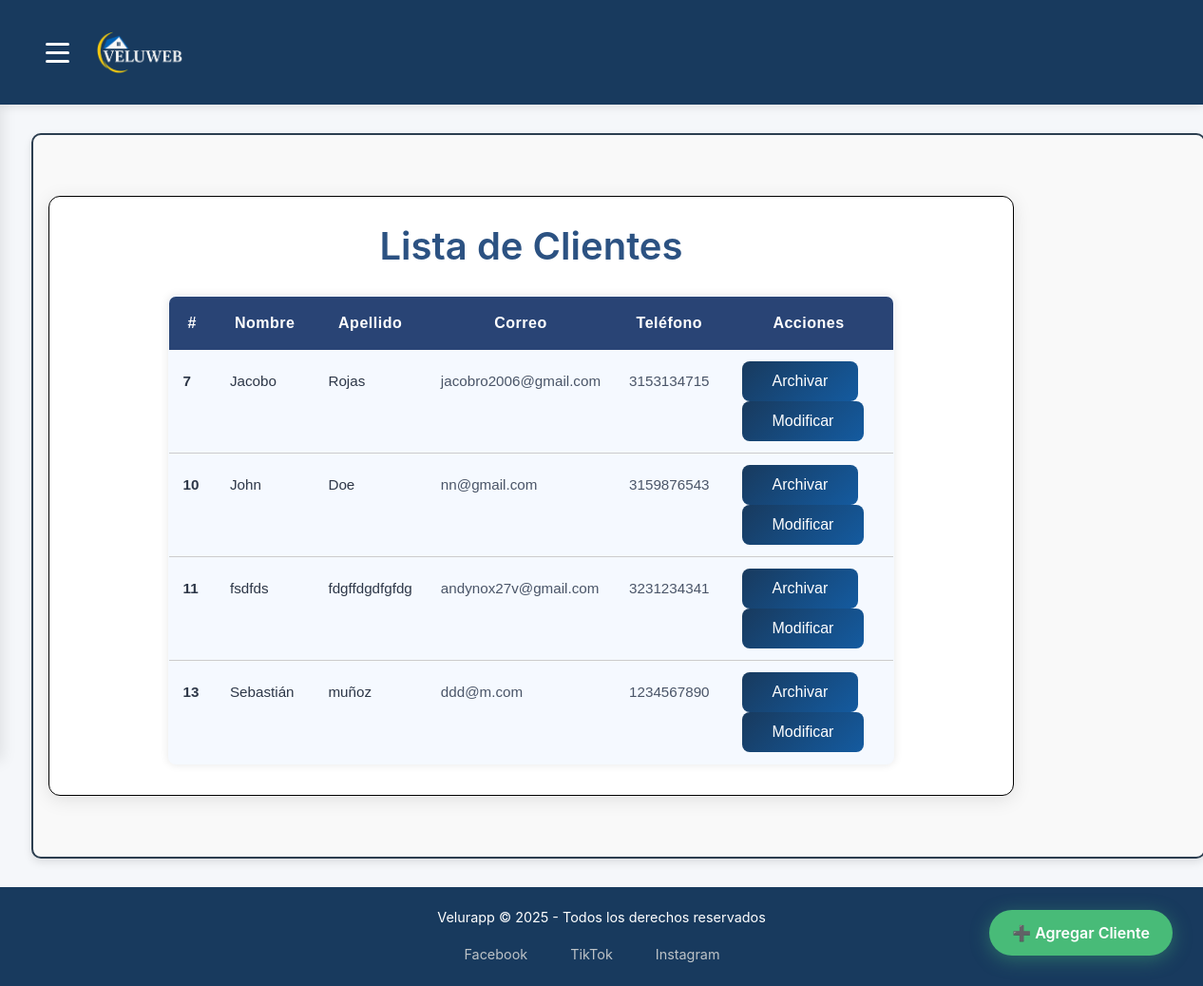
Before: /tabla/ (signed in) with the older database file.
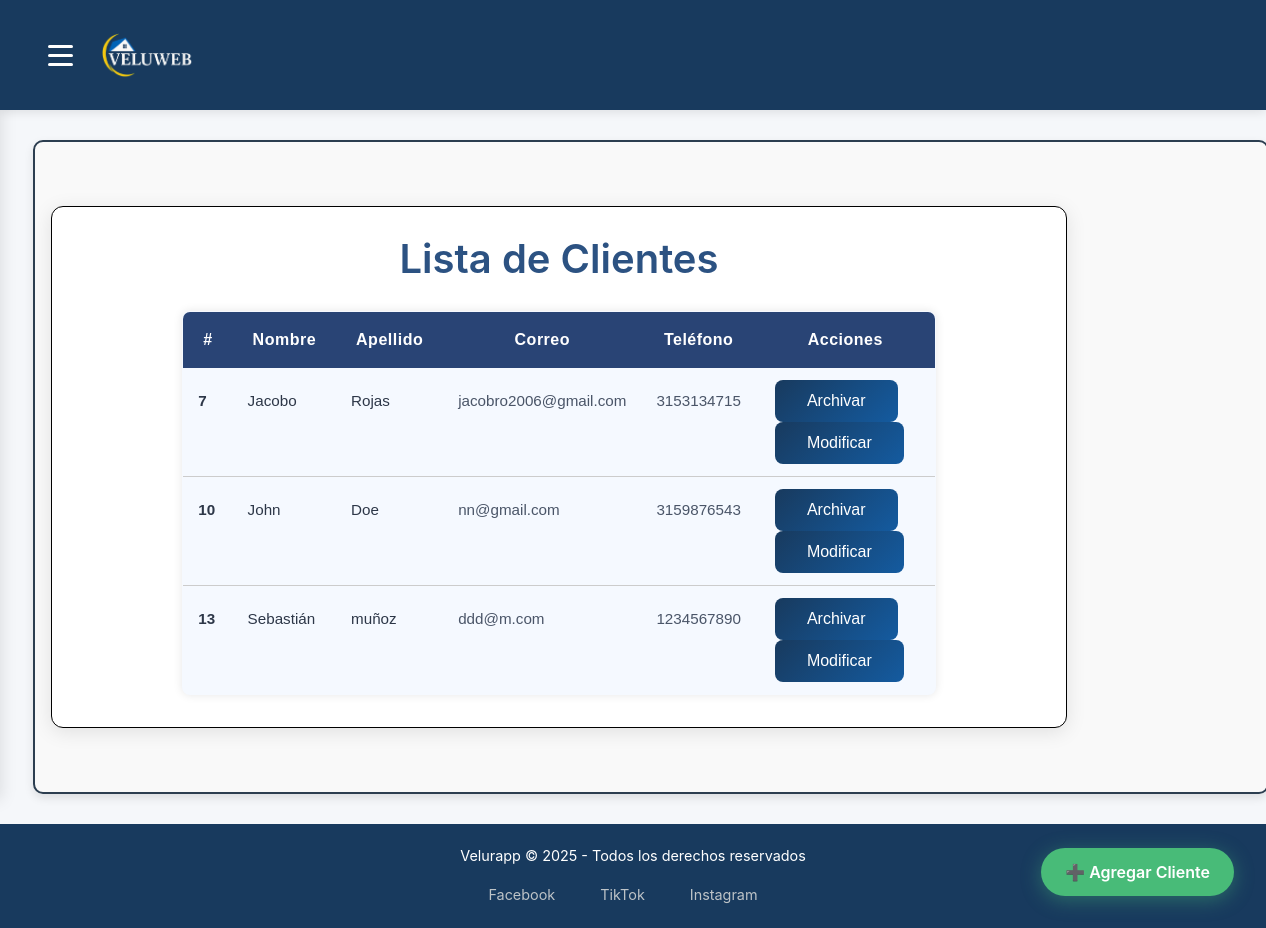
After: the same page with the newer database file.
### todo/models.py (models this page shows, shortened)
class Cliente(models.Model):
    nombre = models.CharField(max_length=100)
    apellido = models.CharField(max_length=100)
    correo = models.EmailField(unique=True)
    telefono = models.CharField(max_length=15)
    class Meta:
        ordering = ['id']

### todo/views.py (the view)
# urls.py: path('tabla/', views.tabla, name='tabla'),
@login_required
def tabla(request):
    clientes = Cliente.objects.all()
    return render(request, 'todo/tabla.html', {'clientes': clientes})

### todo/templates/todo/tabla.html (shortened to what this page needs)
{% extends "todo/layout2.html" %}
{% load static %}
{% block content %}
<div class="contenedor-articulos" style="position: relative">
  <section>
    <h2>Lista de Clientes</h2>
    <table class="formulario">
      <thead>
        <tr>
          <th>#</th>
          <th>Nombre</th>
          <th>Apellido</th>
          <th>Correo</th>
          <th>Teléfono</th>
          <th>Acciones</th>
        </tr>
      </thead>
      <tbody>
        {% for cliente in clientes %}
        <tr>
          <td>{{ cliente.id }}</td>
          <td>{{ cliente.nombre }}</td>
          <td>{{ cliente.apellido }}</td>
          <td>{{ cliente.correo }}</td>
          <td>{{ cliente.telefono }}</td>
          <td>
            <button class=" boton-accion btn btn-primary btn-lg">
            <a href="{% url 'eliminar' cliente.id %}">Archivar</a>
            </button>
            <button class="boton-accion btn btn-primary btn-lg">
            <a href="{% url 'editar' cliente.id %}">Modificar</a>
            </button>
          </td>
        </tr>
        {% empty %}
        <tr>
          <td colspan="6">No hay clientes registrados.</td>
        </tr>
        {% endfor %}
      </tbody>
    </table>
    <a href="{% url 'agregar' %}" class="boton-agregar-cliente">
      ➕ Agregar Cliente
    </a>
  </section>
</div>
{% endblock %}

Changed rows visible on the page:
removed Cliente: id "11", nombre "fsdfds", apellido "fdgffdgdfgfdg", correo "andynox27v@gmail.com", telefono "3231234341"
